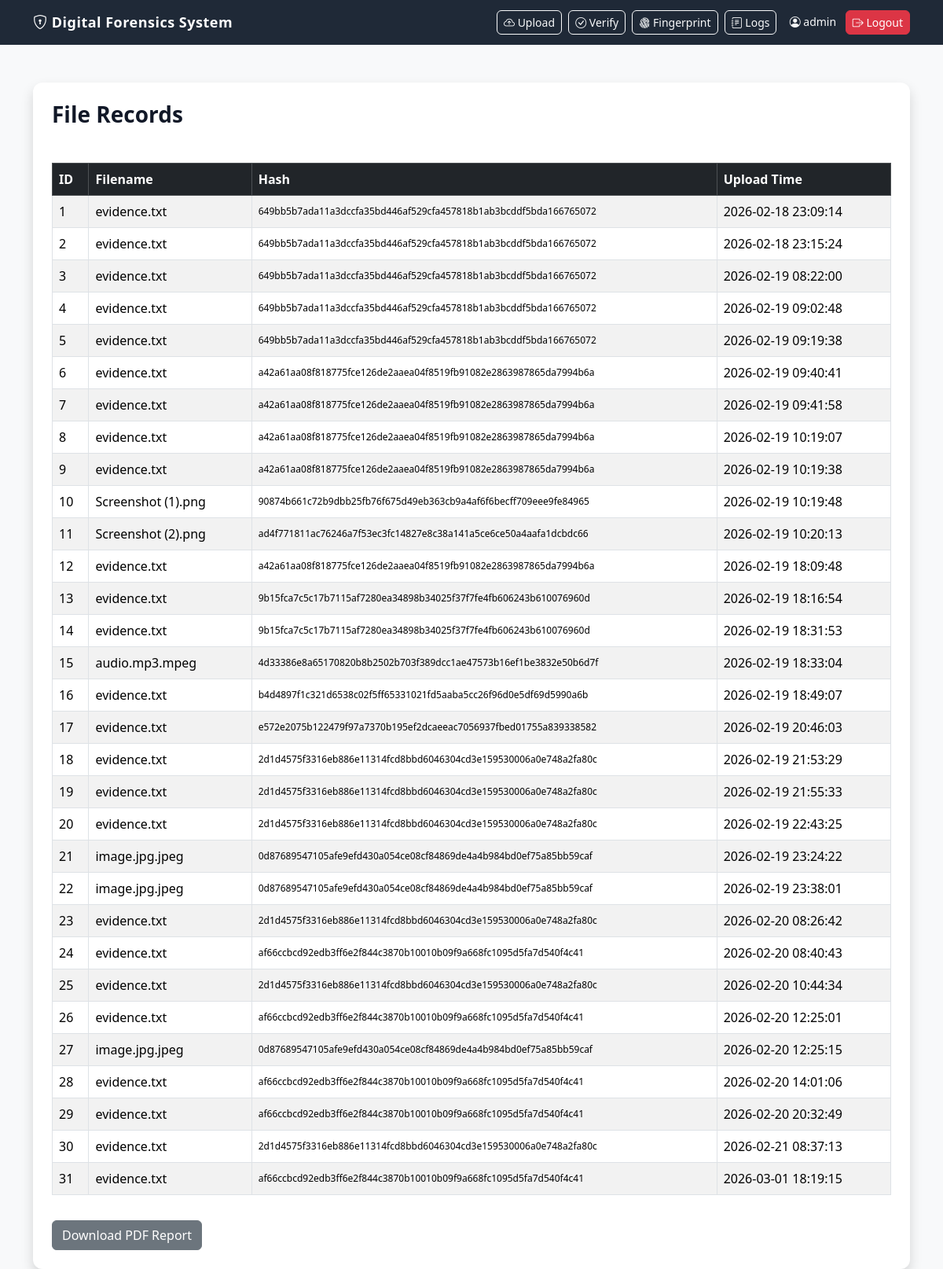
Screenshot of /logs (signed in) with the database file from the repository.
### tables this page shows
CREATE TABLE records (
        id INTEGER PRIMARY KEY AUTOINCREMENT,
        filename TEXT,
        hash TEXT,
        upload_time TEXT
    );

### app.py (the view)
@app.route("/logs")
def logs():
    if "user" not in session:
        return redirect(url_for("login"))
    conn = sqlite3.connect("forensic.db")
    cursor = conn.cursor()
    cursor.execute("SELECT * FROM records")
    records = cursor.fetchall()
    conn.close()
    return render_template("logs.html", records=records)

### templates/logs.html
{% extends "base.html" %}
{% block content %}
<h3 class="mb-4">File Records</h3>
<table class="table table-striped table-bordered">
    <thead class="table-dark">
        <tr>
            <th>ID</th>
            <th>Filename</th>
            <th>Hash</th>
            <th>Upload Time</th>
        </tr>
    </thead>
    <tbody>
        {% for row in records %}
        <tr>
            <td>{{ row[0] }}</td>
            <td>{{ row[1] }}</td>
            <td style="font-size: 12px;">{{ row[2] }}</td>
            <td>{{ row[3] }}</td>
        </tr>
        {% endfor %}
    </tbody>
</table>
<div class="mt-3">
    <a href="/report" class="btn btn-secondary">
        Download PDF Report
    </a>
</div>
{% endblock %}

### templates/base.html (shortened to what this page needs)
<!DOCTYPE html>
<html>
<head>
    <link href="https://cdn.jsdelivr.net/npm/bootstrap@5.3.2/dist/css/bootstrap.min.css" rel="stylesheet">
    <link href="https://cdn.jsdelivr.net/npm/bootstrap-icons@1.11.3/font/bootstrap-icons.min.css" rel="stylesheet">
    <link href="{{ url_for('static', filename='style.css') }}" rel="stylesheet">
</head>
<body class="bg-light">
    <nav class="navbar navbar-expand-lg navbar-dark bg-dark">
        <div class="container">
            <a class="navbar-brand fw-bold" href="/">
                <i class="bi bi-shield-lock"></i> Digital Forensics System
            </a>
            <div class="collapse navbar-collapse" id="navbarNav">
                <div class="ms-auto">
                    {% if session.get("user") %}
                    <a class="btn btn-outline-light btn-sm me-1" href="/upload">
                        <i class="bi bi-cloud-arrow-up"></i> Upload
                    </a>
                    <a class="btn btn-outline-light btn-sm me-1" href="/verify">
                        <i class="bi bi-check-circle"></i> Verify
                    </a>
                    <a class="btn btn-outline-light btn-sm me-1" href="/fingerprint">
                        <i class="bi bi-fingerprint"></i> Fingerprint
                    </a>
                    <a class="btn btn-outline-light btn-sm me-1" href="/logs">
                        <i class="bi bi-journal-text"></i> Logs
                    </a>
                    <span class="text-light me-2 ms-2 small">
                        <i class="bi bi-person-circle"></i> {{ session.get("user") }}
                    </span>
                    <a class="btn btn-danger btn-sm" href="/logout">
                        <i class="bi bi-box-arrow-right"></i> Logout
                    </a>
                    {% else %}
                    <a class="btn btn-outline-light btn-sm" href="/login">
                        <i class="bi bi-box-arrow-in-right"></i> Login
                    </a>
                    {% endif %}
                </div>
            </div>
        </div>
    </nav>
    <div class="container mt-5">
        <div class="card shadow p-4">
            {% block content %}{% endblock %}
        </div>
    </div>
</body>
</html>

### static/style.css (style rules this page uses)
body { margin: 0; font-family: 'Segoe UI', Tahoma, sans-serif; background-color: #f4f6f9; }
.navbar { background-color: #1f2937 !important; padding: 10px 0; }
.navbar-brand { font-size: 18px; font-weight: 700; letter-spacing: 0.5px; }
.container.mt-5 > .card { border: none; border-radius: 12px; box-shadow: 0 4px 20px rgba(0, 0, 0, 0.08); }
h2, h3 { font-weight: 700; color: #111827; }
button, .btn { border-radius: 6px; font-weight: 500; transition: all 0.2s ease; }
table { width: 100%; border-collapse: collapse; margin-top: 20px; }
table th, table td { padding: 10px 12px; border-bottom: 1px solid #e5e7eb; text-align: left; vertical-align: middle; }
table th { background-color: #f9fafb; font-weight: 600; }
.card { transition: all 0.2s ease; }

### rows the page displays
records: id "1", filename "evidence.txt", hash "649bb5b7ada11a3dccfa35bd446af529cfa457818b1ab3bcddf5bda166765072", upload_time "2026-02-18 23:09:14"
records: id "2", filename "evidence.txt", hash "649bb5b7ada11a3dccfa35bd446af529cfa457818b1ab3bcddf5bda166765072", upload_time "2026-02-18 23:15:24"
records: id "3", filename "evidence.txt", hash "649bb5b7ada11a3dccfa35bd446af529cfa457818b1ab3bcddf5bda166765072", upload_time "2026-02-19 08:22:00"
records: id "4", filename "evidence.txt", hash "649bb5b7ada11a3dccfa35bd446af529cfa457818b1ab3bcddf5bda166765072", upload_time "2026-02-19 09:02:48"
records: id "5", filename "evidence.txt", hash "649bb5b7ada11a3dccfa35bd446af529cfa457818b1ab3bcddf5bda166765072", upload_time "2026-02-19 09:19:38"
records: id "6", filename "evidence.txt", hash "a42a61aa08f818775fce126de2aaea04f8519fb91082e2863987865da7994b6a", upload_time "2026-02-19 09:40:41"
records: id "7", filename "evidence.txt", hash "a42a61aa08f818775fce126de2aaea04f8519fb91082e2863987865da7994b6a", upload_time "2026-02-19 09:41:58"
records: id "8", filename "evidence.txt", hash "a42a61aa08f818775fce126de2aaea04f8519fb91082e2863987865da7994b6a", upload_time "2026-02-19 10:19:07"
records: id "9", filename "evidence.txt", hash "a42a61aa08f818775fce126de2aaea04f8519fb91082e2863987865da7994b6a", upload_time "2026-02-19 10:19:38"
records: id "10", filename "Screenshot (1).png", hash "90874b661c72b9dbb25fb76f675d49eb363cb9a4af6f6becff709eee9fe84965", upload_time "2026-02-19 10:19:48"
records: id "11", filename "Screenshot (2).png", hash "ad4f771811ac76246a7f53ec3fc14827e8c38a141a5ce6ce50a4aafa1dcbdc66", upload_time "2026-02-19 10:20:13"
records: id "12", filename "evidence.txt", hash "a42a61aa08f818775fce126de2aaea04f8519fb91082e2863987865da7994b6a", upload_time "2026-02-19 18:09:48"
records: id "13", filename "evidence.txt", hash "9b15fca7c5c17b7115af7280ea34898b34025f37f7fe4fb606243b610076960d", upload_time "2026-02-19 18:16:54"
records: id "14", filename "evidence.txt", hash "9b15fca7c5c17b7115af7280ea34898b34025f37f7fe4fb606243b610076960d", upload_time "2026-02-19 18:31:53"
records: id "15", filename "audio.mp3.mpeg", hash "4d33386e8a65170820b8b2502b703f389dcc1ae47573b16ef1be3832e50b6d7f", upload_time "2026-02-19 18:33:04"
records: id "16", filename "evidence.txt", hash "b4d4897f1c321d6538c02f5ff65331021fd5aaba5cc26f96d0e5df69d5990a6b", upload_time "2026-02-19 18:49:07"
records: id "17", filename "evidence.txt", hash "e572e2075b122479f97a7370b195ef2dcaeeac7056937fbed01755a839338582", upload_time "2026-02-19 20:46:03"
records: id "18", filename "evidence.txt", hash "2d1d4575f3316eb886e11314fcd8bbd6046304cd3e159530006a0e748a2fa80c", upload_time "2026-02-19 21:53:29"
records: id "19", filename "evidence.txt", hash "2d1d4575f3316eb886e11314fcd8bbd6046304cd3e159530006a0e748a2fa80c", upload_time "2026-02-19 21:55:33"
records: id "20", filename "evidence.txt", hash "2d1d4575f3316eb886e11314fcd8bbd6046304cd3e159530006a0e748a2fa80c", upload_time "2026-02-19 22:43:25"
records: id "21", filename "image.jpg.jpeg", hash "0d87689547105afe9efd430a054ce08cf84869de4a4b984bd0ef75a85bb59caf", upload_time "2026-02-19 23:24:22"
records: id "22", filename "image.jpg.jpeg", hash "0d87689547105afe9efd430a054ce08cf84869de4a4b984bd0ef75a85bb59caf", upload_time "2026-02-19 23:38:01"
records: id "23", filename "evidence.txt", hash "2d1d4575f3316eb886e11314fcd8bbd6046304cd3e159530006a0e748a2fa80c", upload_time "2026-02-20 08:26:42"
records: id "24", filename "evidence.txt", hash "af66ccbcd92edb3ff6e2f844c3870b10010b09f9a668fc1095d5fa7d540f4c41", upload_time "2026-02-20 08:40:43"
records: id "25", filename "evidence.txt", hash "2d1d4575f3316eb886e11314fcd8bbd6046304cd3e159530006a0e748a2fa80c", upload_time "2026-02-20 10:44:34"
records: id "26", filename "evidence.txt", hash "af66ccbcd92edb3ff6e2f844c3870b10010b09f9a668fc1095d5fa7d540f4c41", upload_time "2026-02-20 12:25:01"
records: id "27", filename "image.jpg.jpeg", hash "0d87689547105afe9efd430a054ce08cf84869de4a4b984bd0ef75a85bb59caf", upload_time "2026-02-20 12:25:15"
records: id "28", filename "evidence.txt", hash "af66ccbcd92edb3ff6e2f844c3870b10010b09f9a668fc1095d5fa7d540f4c41", upload_time "2026-02-20 14:01:06"
records: id "29", filename "evidence.txt", hash "af66ccbcd92edb3ff6e2f844c3870b10010b09f9a668fc1095d5fa7d540f4c41", upload_time "2026-02-20 20:32:49"
records: id "30", filename "evidence.txt", hash "2d1d4575f3316eb886e11314fcd8bbd6046304cd3e159530006a0e748a2fa80c", upload_time "2026-02-21 08:37:13"
records: id "31", filename "evidence.txt", hash "af66ccbcd92edb3ff6e2f844c3870b10010b09f9a668fc1095d5fa7d540f4c41", upload_time "2026-03-01 18:19:15"

### other values shown
{{ session.get("user") }} "admin"
